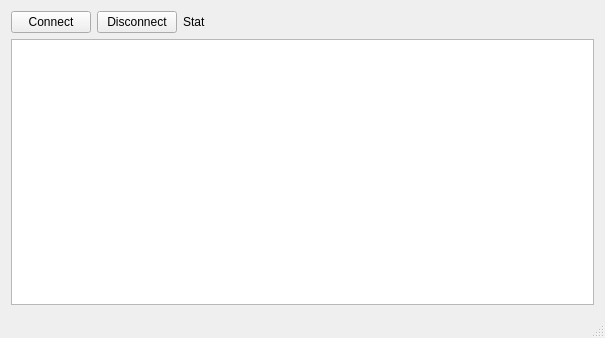
<?xml version="1.0" encoding="UTF-8"?>
<ui version="4.0">
 <class>MainWindow</class>
 <widget class="QMainWindow" name="MainWindow">
  <property name="geometry">
   <rect>
    <x>0</x>
    <y>0</y>
    <width>605</width>
    <height>338</height>
   </rect>
  </property>
  <property name="windowTitle">
   <string>My Application</string>
  </property>
  <widget class="QWidget" name="centralWidget">
   <layout class="QVBoxLayout" name="verticalLayout">
    <item>
     <layout class="QHBoxLayout" name="horizontalLayout">
      <item>
       <widget class="QPushButton" name="connectButton">
        <property name="text">
         <string>Connect</string>
        </property>
       </widget>
      </item>
      <item>
       <widget class="QPushButton" name="disconnectButton">
        <property name="text">
         <string>Disconnect</string>
        </property>
       </widget>
      </item>
      <item>
       <widget class="QLabel" name="statusLabel">
        <property name="sizePolicy">
         <sizepolicy hsizetype="MinimumExpanding" vsizetype="Preferred">
          <horstretch>0</horstretch>
          <verstretch>0</verstretch>
         </sizepolicy>
        </property>
        <property name="text">
         <string>Stat</string>
        </property>
       </widget>
      </item>
     </layout>
    </item>
    <item>
     <widget class="QPlainTextEdit" name="textEdit">
      <property name="font">
       <font>
        <family>DejaVu Sans Mono</family>
       </font>
      </property>
      <property name="readOnly">
       <bool>true</bool>
      </property>
     </widget>
    </item>
   </layout>
  </widget>
  <widget class="QMenuBar" name="menuBar">
   <property name="geometry">
    <rect>
     <x>0</x>
     <y>0</y>
     <width>605</width>
     <height>22</height>
    </rect>
   </property>
  </widget>
  <widget class="QStatusBar" name="statusBar"/>
 </widget>
 <layoutdefault spacing="6" margin="11"/>
 <resources/>
 <connections/>
</ui>
